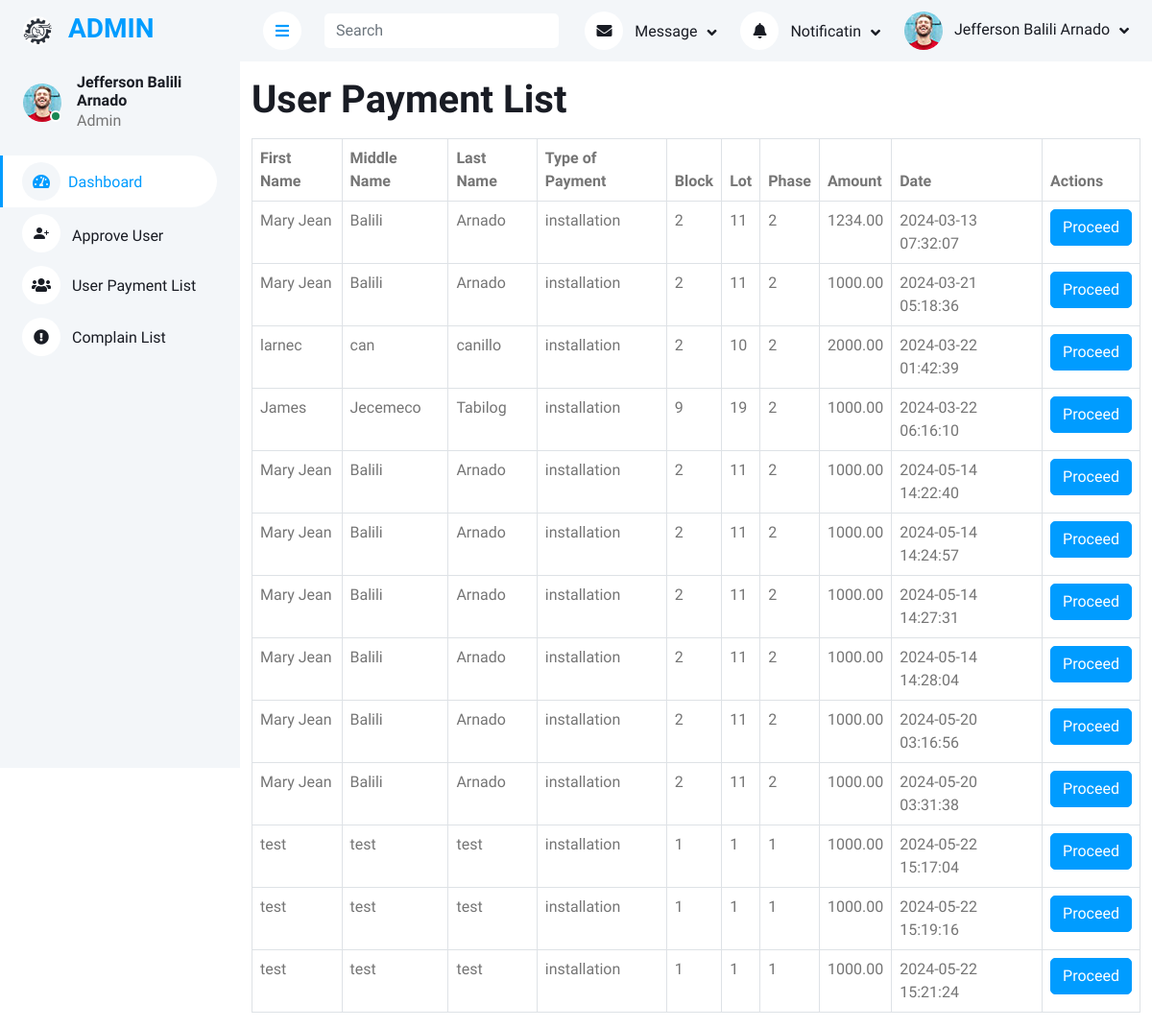
/admin.php (signed in), run on the app's committed database.
### tables this page shows
CREATE TABLE `user` (
  `id` int(50) NOT NULL,
  `firstname` varchar(50) NOT NULL,
  `middlename` varchar(50) NOT NULL,
  `lastname` varchar(50) NOT NULL,
  `block` int(50) NOT NULL,
  `lot` int(50) NOT NULL,
  `phase` int(30) NOT NULL,
  `username` varchar(30) NOT NULL,
  `password` varchar(500) NOT NULL,
  `emailadd` varchar(50) NOT NULL,
  `phonenum` bigint(12) NOT NULL,
  `address` varchar(50) NOT NULL,
  `postalcode` int(50) NOT NULL,
  `usertype` varchar(50) NOT NULL,
  `photo` varchar(50) NOT NULL,
  `status` int(1) NOT NULL DEFAULT 0
);

CREATE TABLE `payment_services` (
  `id` int(11) UNSIGNED NOT NULL,
  `customer_id` int(255) NOT NULL,
  `bill_type` varchar(255) NOT NULL,
  `firstname` varchar(255) NOT NULL,
  `middlename` varchar(255) NOT NULL,
  `lastname` varchar(255) NOT NULL,
  `block` varchar(255) NOT NULL,
  `lot` varchar(255) NOT NULL,
  `phase` varchar(255) NOT NULL,
  `amount` decimal(10,2) NOT NULL,
  `real_timestamp` timestamp NOT NULL DEFAULT current_timestamp(),
  `status` int(1) NOT NULL DEFAULT 0,
  `mode_of_payment` varchar(50) DEFAULT NULL,
  `uploaded_image` varchar(255) DEFAULT NULL
);

### admin.php (the view, shortened to what this page needs)
<?php
include('config.php');
$result = $conn->query("SELECT * FROM user WHERE id='" . $_SESSION['session_id'] . "'");
$row = mysqli_fetch_array($result);
?>
<!DOCTYPE html>
<html lang="en">
<head>
    <link href="https://cdnjs.cloudflare.com/ajax/libs/font-awesome/5.10.0/css/all.min.css" rel="stylesheet">
    <link href="https://cdn.jsdelivr.net/npm/bootstrap-icons@1.4.1/font/bootstrap-icons.css" rel="stylesheet">
    <link href="lib/owlcarousel/assets/owl.carousel.min.css" rel="stylesheet">
    <link href="lib/tempusdominus/css/tempusdominus-bootstrap-4.min.css" rel="stylesheet" />
    <link href="css/bootstrap.min.css" rel="stylesheet">
    <link href="css/style.css" rel="stylesheet">
    <link href="https://cdnjs.cloudflare.com/ajax/libs/font-awesome/5.15.4/css/all.min.css" rel="stylesheet">
</head>
<body>
    <div class="container-xxl position-relative bg-white d-flex p-0">
        <div class="sidebar pe-4 pb-3">
            <nav class="navbar bg-light navbar-light">
                <a href="index.html" class="navbar-brand mx-4 mb-3">
                    <h3 class="text-primary">
                        <img src="./assets/img/finallogo.png" alt="My Logo" class="custom-logo">
                        ADMIN
                    </h3>
                </a>
                <div class="d-flex align-items-center ms-4 mb-4">
                    <div class="position-relative">
                        <img class="rounded-circle" src="img/user.jpg" alt="" style="width: 40px; height: 40px;">
                        <div class="bg-success rounded-circle border border-2 border-white position-absolute end-0 bottom-0 p-1"></div>
                    </div>
                    <div class="ms-3">
                        <h6 class="mb-0"><?php echo $row['firstname'] . ' ' . $row['middlename'] . ' ' . $row['lastname']; ?></h6>
                        <span>Admin</span>
                    </div>
                </div>
                <div class="navbar-nav w-100">
                    <a href="index.html" class="nav-item nav-link active"><i class="fa fa-tachometer-alt me-2"></i>Dashboard</a>
                    <a class="nav-link" href="#" data-bs-toggle="modal" data-bs-target="#userModal">
                        <i class="bi bi-person-plus-fill me-2"></i>
                        Approve User
                    </a>
                    <a href="userpaymentlist.php" class="nav-item nav-link">
                        <i class="fas fa-users me-2"></i>
                        User Payment List
                    </a>
                    <a href="issue.php" class="nav-item nav-link">
                        <i class="fas fa-exclamation-circle me-2"></i>
                        Complain List
                    </a>
                </div>
            </nav>
        </div>
        <div class="content">
            <?php include('includes/nav-admin.php'); ?>
                    <?php
                    include('config.php');
                    $sql = "SELECT * FROM payment_services";
                    $result = $conn->query($sql);
                    ?>
                    <div class="container">
                        <h1 class="my-3">User Payment List</h1>
                        <table class="table table-bordered">
                            <thead>
                                <tr>
                                    <th>First Name</th>
                                    <th>Middle Name</th>
                                    <th>Last Name</th>
                                    <th>Type of Payment</th>
                                    <th>Block</th>
                                    <th>Lot</th>
                                    <th>Phase</th>
                                    <th>Amount</th>
                                    <th>Date</th>
                                    <th>Actions</th>
                                </tr>
                            </thead>
                            <tbody>
                                <?php while ($row = $result->fetch_assoc()) : ?>
                                    <?php if ($row['bill_type'] === 'installation') : ?>
                                        <tr>
                                            <td><?php echo $row['firstname']; ?></td>
                                            <td><?php echo $row['middlename']; ?></td>
                                            <td><?php echo $row['lastname']; ?></td>
                                            <td><?php echo $row['bill_type']; ?></td>
                                            <td><?php echo $row['block']; ?></td>
                                            <td><?php echo $row['lot']; ?></td>
                                            <td><?php echo $row['phase']; ?></td>
                                            <td><?php echo $row['amount']; ?></td>
                                            <td><?php echo $row['real_timestamp']; ?></td>
                                            <td>
                                                <a href="materials.php?id=<?php echo $row['customer_id']; ?>">
                                                    <button class="btn btn-primary">Proceed</button>
                                                </a>
                                            </td>
                                        </tr>
                                    <?php endif; ?>
                                <?php endwhile; ?>
                            </tbody>
                        </table>
                    </div>
                </div>
            </div>
</body>
</html>

### includes/nav-admin.php (shortened to what this page needs)
<nav class="navbar navbar-expand bg-light navbar-light sticky-top px-4 py-0">
                <a href="#" class="sidebar-toggler flex-shrink-0">
                    <i class="fa fa-bars"></i>
                </a>
                <form class="d-none d-md-flex ms-4">
                    <input class="form-control border-0" type="search" placeholder="Search">
                </form>
                <div class="navbar-nav align-items-center ms-auto">
                    <div class="nav-item dropdown">
                        <a href="#" class="nav-link dropdown-toggle" data-bs-toggle="dropdown">
                            <i class="fa fa-envelope me-lg-2"></i>
                            <span class="d-none d-lg-inline-flex">Message</span>
                        </a>
                    </div>
                    <div class="nav-item dropdown">
                        <a href="#" class="nav-link dropdown-toggle" data-bs-toggle="dropdown">
                            <i class="fa fa-bell me-lg-2"></i>
                            <span class="d-none d-lg-inline-flex">Notificatin</span>
                        </a>
                    </div>
                    <div class="nav-item dropdown">
                        <a href="#" class="nav-link dropdown-toggle" data-bs-toggle="dropdown">
                            <img class="rounded-circle me-lg-2" src="img/user.jpg" alt="" style="width: 40px; height: 40px;">
                            <span class="d-none d-lg-inline-flex"><?php echo $row['firstname'] . ' ' . $row['middlename'] . ' ' . $row['lastname']; ?></span>
                        </a>
                    </div>
                </div>
            </nav>

### css/style.css (style rules this page uses)
:root { --primary: #009CFF; --light: #F3F6F9; --dark: #191C24; }
.btn { transition: .5s; }
.btn.btn-primary { color: #FFFFFF; }
.sidebar { position: fixed; top: 0; left: 0; bottom: 0; width: 250px; height: 100vh; overflow-y: auto; background: var(--light); transition: 0.5s; z-index: 999; }
.content { margin-left: 250px; min-height: 100vh; background: #FFFFFF; transition: 0.5s; }
@media (min-width: 992px) { .sidebar { margin-left: 0; } }
@media (min-width: 992px) { .content { width: calc(100% - 250px); } }
.sidebar .navbar .navbar-nav .nav-link { padding: 7px 20px; color: var(--dark); font-weight: 500; border-left: 3px solid var(--light); border-radius: 0 30px 30px 0; outline: none; }
.sidebar .navbar .navbar-nav .nav-link:hover, .sidebar .navbar .navbar-nav .nav-link.active { color: var(--primary); background: #FFFFFF; border-color: var(--primary); }
.sidebar .navbar .navbar-nav .nav-link i { width: 40px; height: 40px; display: inline-flex; align-items: center; justify-content: center; background: #FFFFFF; border-radius: 40px; }
.sidebar .navbar .navbar-nav .nav-link:hover i, .sidebar .navbar .navbar-nav .nav-link.active i { background: var(--light); }
.content .navbar .navbar-nav .nav-link { margin-left: 25px; padding: 12px 0; color: var(--dark); outline: none; }
.content .navbar .sidebar-toggler, .content .navbar .navbar-nav .nav-link i { width: 40px; height: 40px; display: inline-flex; align-items: center; justify-content: center; background: #FFFFFF; border-radius: 40px; }
.content .navbar .dropdown-toggle::after { margin-left: 6px; vertical-align: middle; border: none; content: "\f107"; font-family: "Font Awesome 5 Free"; font-weight: 900; transition: .5s; }

### admin.php (style rules this page uses)
.custom-logo { width: 30px; height: auto; margin-right: 10px; vertical-align: middle; }

### data on the page
user: firstname "Jefferson", middlename "Balili", lastname "Arnado"
payment_services: firstname "Mary Jean", middlename "Balili", lastname "Arnado", bill_type "installation", block "2", lot "11", phase "2", amount "1234.00", real_timestamp "2024-03-13 07:32:07"
payment_services: firstname "Mary Jean", middlename "Balili", lastname "Arnado", bill_type "installation", block "2", lot "11", phase "2", amount "1000.00", real_timestamp "2024-03-21 05:18:36"
payment_services: firstname "larnec", middlename "can", lastname "canillo", bill_type "installation", block "2", lot "10", phase "2", amount "2000.00", real_timestamp "2024-03-22 01:42:39"
payment_services: firstname "James", middlename "Jecemeco", lastname "Tabilog", bill_type "installation", block "9", lot "19", phase "2", amount "1000.00", real_timestamp "2024-03-22 06:16:10"
payment_services: firstname "Mary Jean", middlename "Balili", lastname "Arnado", bill_type "installation", block "2", lot "11", phase "2", amount "1000.00", real_timestamp "2024-05-14 14:22:40"
payment_services: firstname "Mary Jean", middlename "Balili", lastname "Arnado", bill_type "installation", block "2", lot "11", phase "2", amount "1000.00", real_timestamp "2024-05-14 14:24:57"
payment_services: firstname "Mary Jean", middlename "Balili", lastname "Arnado", bill_type "installation", block "2", lot "11", phase "2", amount "1000.00", real_timestamp "2024-05-14 14:27:31"
payment_services: firstname "Mary Jean", middlename "Balili", lastname "Arnado", bill_type "installation", block "2", lot "11", phase "2", amount "1000.00", real_timestamp "2024-05-14 14:28:04"
payment_services: firstname "Mary Jean", middlename "Balili", lastname "Arnado", bill_type "installation", block "2", lot "11", phase "2", amount "1000.00", real_timestamp "2024-05-20 03:16:56"
payment_services: firstname "Mary Jean", middlename "Balili", lastname "Arnado", bill_type "installation", block "2", lot "11", phase "2", amount "1000.00", real_timestamp "2024-05-20 03:31:38"
payment_services: firstname "test", middlename "test", lastname "test", bill_type "installation", block "1", lot "1", phase "1", amount "1000.00", real_timestamp "2024-05-22 15:17:04"
payment_services: firstname "test", middlename "test", lastname "test", bill_type "installation", block "1", lot "1", phase "1", amount "1000.00", real_timestamp "2024-05-22 15:19:16"
payment_services: firstname "test", middlename "test", lastname "test", bill_type "installation", block "1", lot "1", phase "1", amount "1000.00", real_timestamp "2024-05-22 15:21:24"
